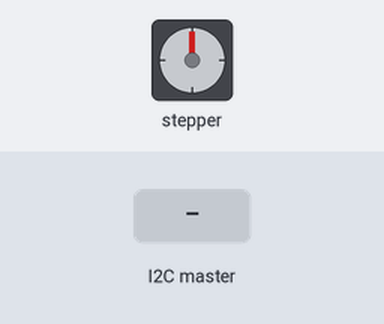
The sketch below on a simulated Arduino Uno, built with avr-gcc and run on an emulated ATmega328P. Parts: stepper motor. Wiring (inferred from the names in the program): stepper motor driver (200 steps per turn assumed): step pin 3; direction pin 2. The test bench sets the inputs (shaded band). What the sketch prints to the serial monitor is not drawn.

Above: at 1.2 s.
1.3 s: the I2C master sends "R"
At 2.3 s:
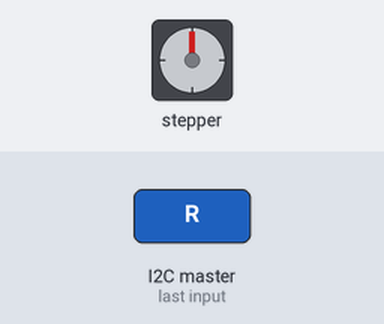
3.4 s: the I2C master sends "L"
At 4.3 s:
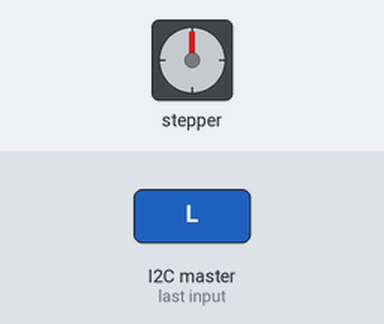
Timing chart, 0 to 6.4 s (numbered marks = the images above; inputs shaded):
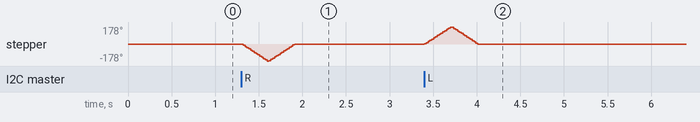

The sketch:

motor_I2C.ino
```cpp
// Arduino get signal from Rpi and control motor
// Stepper Motor with A4988
#include <Wire.h>

const int dirPin = 2; // step motor dirPin
const int stepPin = 3; // step motor stepPin
const int rstPin = 4;
const int stepsPerMove = 100;
char signal; // from Serial, 'L' for left, 'R' for right

void turn() {
	for(int x = 0; x < stepsPerMove; x++)
	{
		digitalWrite(stepPin, HIGH);
		delayMicroseconds(1500); // longer -> slower
		digitalWrite(stepPin, LOW);
		delayMicroseconds(1500);
	}
}

void turnRight() {
	digitalWrite(dirPin, HIGH);
	turn();
}

void turnLeft() {
	digitalWrite(dirPin, LOW);
	turn();
}

void setup() {
	Serial.begin(9600);
	pinMode(stepPin, OUTPUT);
	pinMode(dirPin, OUTPUT);
  pinMode(rstPin, OUTPUT);
  Wire.begin(3);
  Wire.onReceive(receiveEvent);
}

void loop() {
  digitalWrite(stepPin, LOW);
  digitalWrite(rstPin, LOW);
  delay(100);
}

void receiveEvent(int numBytes) {
  while(Wire.available()) {
    char c = Wire.read();
    Serial.print(c);
    digitalWrite(rstPin, HIGH);
    if(c == 'R') {
      // motor rotate left
      turnLeft();
      delay(2000);
      turnRight();
      Serial.write('F');
    }
    else if(c == 'L') {
      // motor rotate right
      turnRight();
      delay(2000);
      turnLeft();
      Serial.write('F');
    }
    else {
      digitalWrite(stepPin, LOW);
    }
  }
}
```

Measured:
- after the input at 1.3 s, stepper: turns 178° counter-clockwise in 0.29 s, then 178° clockwise in 0.30 s
- after the input at 3.4 s, stepper: turns 178° clockwise in 0.29 s, then 178° counter-clockwise in 0.30 s
